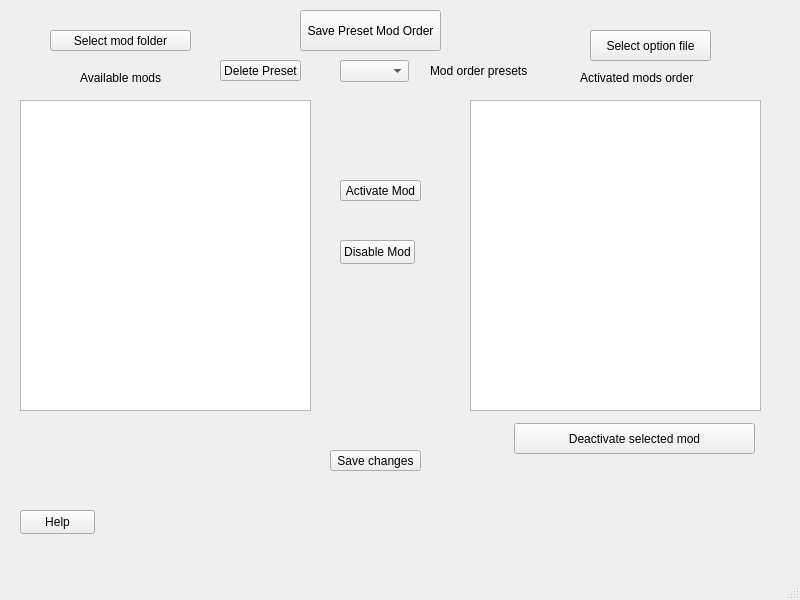
<?xml version="1.0" encoding="UTF-8"?>
<ui version="4.0">
 <class>MainWindow</class>
 <widget class="QMainWindow" name="MainWindow">
  <property name="geometry">
   <rect>
    <x>0</x>
    <y>0</y>
    <width>800</width>
    <height>600</height>
   </rect>
  </property>
  <property name="windowTitle">
   <string>MainWindow</string>
  </property>
  <widget class="QWidget" name="centralwidget">
   <widget class="QListWidget" name="listWidget">
    <property name="geometry">
     <rect>
      <x>20</x>
      <y>100</y>
      <width>291</width>
      <height>311</height>
     </rect>
    </property>
   </widget>
   <widget class="QPushButton" name="chooseModFolderbutton">
    <property name="geometry">
     <rect>
      <x>50</x>
      <y>30</y>
      <width>141</width>
      <height>21</height>
     </rect>
    </property>
    <property name="text">
     <string>Select mod folder</string>
    </property>
   </widget>
   <widget class="QPushButton" name="chooseOptionFileButton">
    <property name="geometry">
     <rect>
      <x>590</x>
      <y>30</y>
      <width>121</width>
      <height>31</height>
     </rect>
    </property>
    <property name="text">
     <string>Select option file</string>
    </property>
   </widget>
   <widget class="QListWidget" name="listWidget_2">
    <property name="geometry">
     <rect>
      <x>470</x>
      <y>100</y>
      <width>291</width>
      <height>311</height>
     </rect>
    </property>
    <property name="dragEnabled">
     <bool>true</bool>
    </property>
    <property name="dragDropOverwriteMode">
     <bool>false</bool>
    </property>
    <property name="dragDropMode">
     <enum>QAbstractItemView::NoDragDrop</enum>
    </property>
    <property name="defaultDropAction">
     <enum>Qt::CopyAction</enum>
    </property>
    <property name="movement">
     <enum>QListView::Static</enum>
    </property>
   </widget>
   <widget class="QPushButton" name="pushButton_3">
    <property name="geometry">
     <rect>
      <x>330</x>
      <y>450</y>
      <width>91</width>
      <height>21</height>
     </rect>
    </property>
    <property name="text">
     <string>Save changes</string>
    </property>
   </widget>
   <widget class="QComboBox" name="presetsComboBox">
    <property name="geometry">
     <rect>
      <x>340</x>
      <y>60</y>
      <width>69</width>
      <height>22</height>
     </rect>
    </property>
   </widget>
   <widget class="QPushButton" name="savePresetButton">
    <property name="geometry">
     <rect>
      <x>300</x>
      <y>10</y>
      <width>141</width>
      <height>41</height>
     </rect>
    </property>
    <property name="text">
     <string>Save Preset Mod Order</string>
    </property>
   </widget>
   <widget class="QLabel" name="modLabel">
    <property name="geometry">
     <rect>
      <x>80</x>
      <y>70</y>
      <width>111</width>
      <height>16</height>
     </rect>
    </property>
    <property name="text">
     <string>Available mods</string>
    </property>
   </widget>
   <widget class="QLabel" name="activatedModsLabel">
    <property name="geometry">
     <rect>
      <x>580</x>
      <y>70</y>
      <width>131</width>
      <height>16</height>
     </rect>
    </property>
    <property name="text">
     <string>Activated mods order</string>
    </property>
   </widget>
   <widget class="QLabel" name="presetsLabel">
    <property name="geometry">
     <rect>
      <x>430</x>
      <y>60</y>
      <width>101</width>
      <height>21</height>
     </rect>
    </property>
    <property name="text">
     <string>Mod order presets</string>
    </property>
   </widget>
   <widget class="QPushButton" name="removeModButton">
    <property name="geometry">
     <rect>
      <x>514</x>
      <y>423</y>
      <width>241</width>
      <height>31</height>
     </rect>
    </property>
    <property name="text">
     <string>Deactivate selected mod</string>
    </property>
   </widget>
   <widget class="QPushButton" name="helpButton">
    <property name="geometry">
     <rect>
      <x>20</x>
      <y>510</y>
      <width>75</width>
      <height>24</height>
     </rect>
    </property>
    <property name="text">
     <string>Help</string>
    </property>
   </widget>
   <widget class="QPushButton" name="pushButton">
    <property name="geometry">
     <rect>
      <x>340</x>
      <y>180</y>
      <width>81</width>
      <height>21</height>
     </rect>
    </property>
    <property name="text">
     <string>Activate Mod</string>
    </property>
   </widget>
   <widget class="QPushButton" name="removeButton">
    <property name="geometry">
     <rect>
      <x>340</x>
      <y>240</y>
      <width>75</width>
      <height>24</height>
     </rect>
    </property>
    <property name="text">
     <string>Disable Mod</string>
    </property>
   </widget>
   <widget class="QPushButton" name="deletePresetButton">
    <property name="geometry">
     <rect>
      <x>220</x>
      <y>60</y>
      <width>81</width>
      <height>21</height>
     </rect>
    </property>
    <property name="text">
     <string>Delete Preset</string>
    </property>
   </widget>
  </widget>
  <widget class="QMenuBar" name="menubar">
   <property name="geometry">
    <rect>
     <x>0</x>
     <y>0</y>
     <width>800</width>
     <height>22</height>
    </rect>
   </property>
  </widget>
  <widget class="QStatusBar" name="statusbar"/>
 </widget>
 <resources/>
 <connections/>
</ui>
